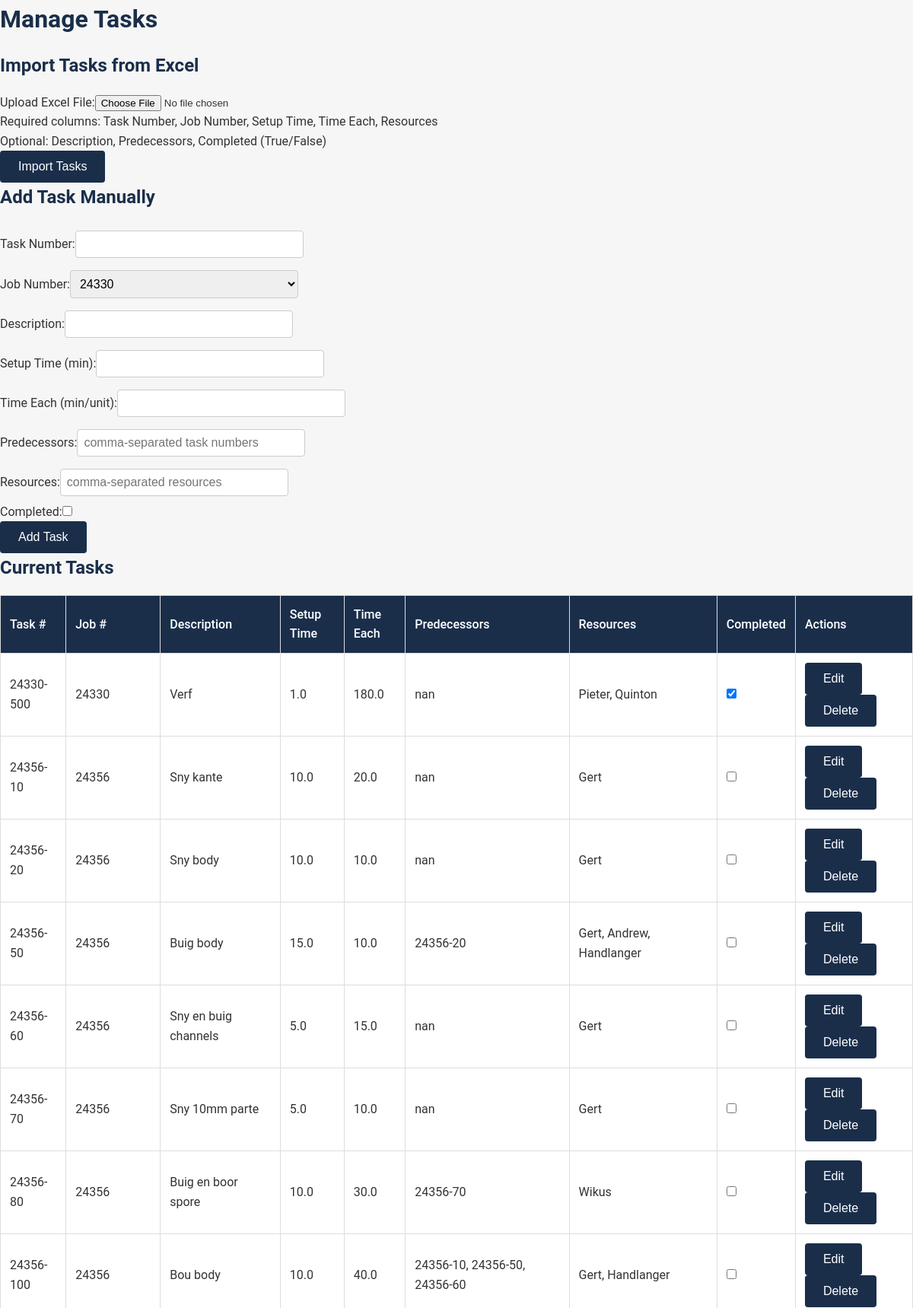
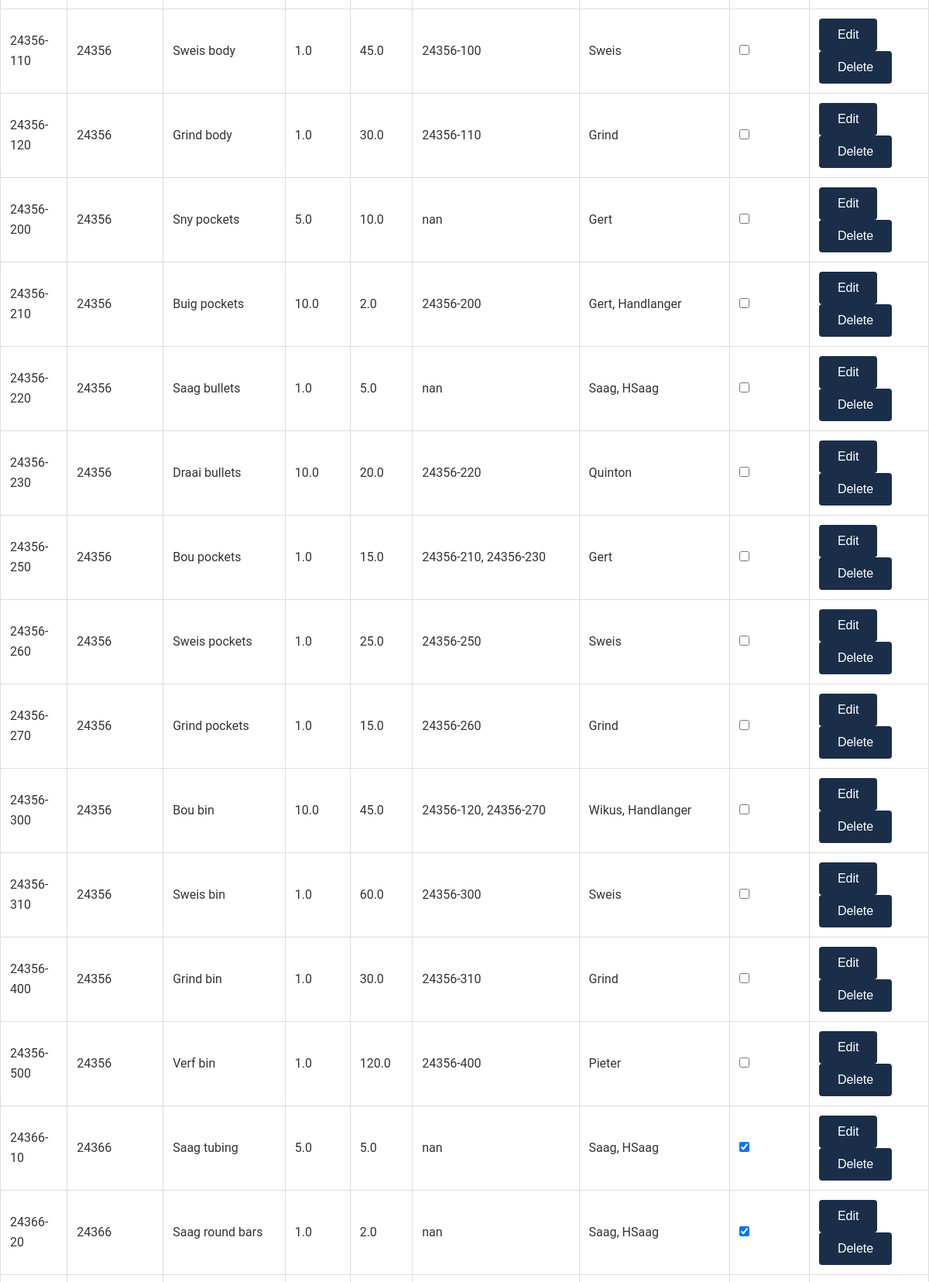
Page /add_task (upper part) on the committed database (2 pictures, top to bottom).
### app.py (models this page shows)
class Task(db.Model):
    id = db.Column(db.Integer, primary_key=True)
    task_number = db.Column(db.String(50), unique=True, nullable=False)
    job_number = db.Column(db.String(50), db.ForeignKey('job.job_number'), nullable=False)
    description = db.Column(db.String(255))
    setup_time = db.Column(db.Float, nullable=False)
    time_each = db.Column(db.Float, nullable=False)
    predecessors = db.Column(db.String(255))
    resources = db.Column(db.String(255), nullable=False)
    completed = db.Column(db.Boolean, default=False, nullable=False)

### app.py (the view, shortened to what this page needs)
@app.route('/add_task', methods=['GET', 'POST'])
def add_task():
    return render_template('add_task.html', tasks=Task.query.all(), jobs=Job.query.all())

### templates/add_task.html (shortened to what this page needs)
<!DOCTYPE html>
<html>
<head>
    <link rel="stylesheet" href="{{ url_for('static', filename='styles.css') }}">
</head>
<body>
    <h1>Manage Tasks</h1>
    <h2>Import Tasks from Excel</h2>
    <form method="POST" enctype="multipart/form-data">
        <label>Upload Excel File:</label><input type="file" name="excel_file" accept=".xls,.xlsx"><br>
        <p>Required columns: Task Number, Job Number, Setup Time, Time Each, Resources<br>
           Optional: Description, Predecessors, Completed (True/False)</p>
        <button type="submit">Import Tasks</button>
    </form>
    <h2>Add Task Manually</h2>
    <form method="POST">
        <label>Task Number:</label><input type="text" name="task_number" required><br>
        <label>Job Number:</label><select name="job_number" required>
            {% for job in jobs %}
                <option value="{{ job.job_number }}">{{ job.job_number }}</option>
            {% endfor %}
        </select><br>
        <label>Description:</label><input type="text" name="description"><br>
        <label>Setup Time (min):</label><input type="number" name="setup_time" min="0" step="0.1" required><br>
        <label>Time Each (min/unit):</label><input type="number" name="time_each" min="0" step="0.1" required><br>
        <label>Predecessors:</label><input type="text" name="predecessors" placeholder="comma-separated task numbers"><br>
        <label>Resources:</label><input type="text" name="resources" placeholder="comma-separated resources" required><br>
        <label>Completed:</label><input type="checkbox" name="completed"><br>
        <button type="submit">Add Task</button>
    </form>
    <h2>Current Tasks</h2>
    <table>
        <tr><th>Task #</th><th>Job #</th><th>Description</th><th>Setup Time</th><th>Time Each</th><th>Predecessors</th><th>Resources</th><th>Completed</th><th>Actions</th></tr>
        {% for task in tasks %}
            <tr data-id="{{ task.task_number }}">
                <td>{{ task.task_number }}</td>
                <td>{{ task.job_number }}</td>
                <td>{{ task.description }}</td>
                <td>{{ task.setup_time }}</td>
                <td>{{ task.time_each }}</td>
                <td>{{ task.predecessors }}</td>
                <td>{{ task.resources }}</td>
                <td><input type="checkbox" name="completed" {% if task.completed %}checked{% endif %} onchange="toggleCompleted('{{ task.task_number }}', this.checked)"></td>
                <td>
                    <button onclick="editTask('{{ task.task_number }}')">Edit</button>
                    <button onclick="deleteTask('{{ task.task_number }}')">Delete</button>
                </td>
            </tr>
        {% endfor %}
    </table>
</body>
</html>

### static/styles.css (style rules this page uses)
* { margin: 0; padding: 0; box-sizing: border-box; }
body { font-family: 'Roboto', sans-serif; background-color: #F5F6F5; color: #333333; line-height: 1.6; }
h1, h2, h3 { color: #1A2E4A; margin-bottom: 1rem; }
button, input[type="submit"] { background-color: #1A2E4A; color: #FFFFFF; border: none; padding: 0.75rem 1.5rem; border-radius: 4px; cursor: pointer; font-size: 1rem; transition: background-color 0.3s ease; }
input[type="text"], input[type="number"], input[type="date"], select { padding: 0.5rem; margin: 0.5rem 0; border: 1px solid #CCCCCC; border-radius: 4px; font-size: 1rem; width: 100%; max-width: 300px; }
table { width: 100%; border-collapse: collapse; background-color: #FFFFFF; box-shadow: 0 2px 4px rgba(0, 0, 0, 0.1); margin: 1rem 0; }
th, td { border: 1px solid #DDDDDD; padding: 0.75rem; text-align: left; }
th { background-color: #1A2E4A; color: #FFFFFF; font-weight: 500; }
td { background-color: #FFFFFF; }

### rows in the picture
Task: task_number "24330-500", job_number "24330", description "Verf", setup_time "1.0", time_each "180.0", predecessors "nan", resources "Pieter, Quinton", completed "☑"
Task: task_number "24356-10", job_number "24356", description "Sny kante", setup_time "10.0", time_each "20.0", predecessors "nan", resources "Gert"
Task: task_number "24356-20", job_number "24356", description "Sny body", setup_time "10.0", time_each "10.0", predecessors "nan", resources "Gert"
Task: task_number "24356-50", job_number "24356", description "Buig body", setup_time "15.0", time_each "10.0", predecessors "24356-20", resources "Gert, Andrew, Handlanger"
Task: task_number "24356-60", job_number "24356", description "Sny en buig channels", setup_time "5.0", time_each "15.0", predecessors "nan", resources "Gert"
Task: task_number "24356-70", job_number "24356", description "Sny 10mm parte", setup_time "5.0", time_each "10.0", predecessors "nan", resources "Gert"
Task: task_number "24356-80", job_number "24356", description "Buig en boor spore", setup_time "10.0", time_each "30.0", predecessors "24356-70", resources "Wikus"
Task: task_number "24356-100", job_number "24356", description "Bou body", setup_time "10.0", time_each "40.0", predecessors "24356-10, 24356-50, 24356-60", resources "Gert, Handlanger"
Task: task_number "24356-110", job_number "24356", description "Sweis body", setup_time "1.0", time_each "45.0", predecessors "24356-100", resources "Sweis"
Task: task_number "24356-120", job_number "24356", description "Grind body", setup_time "1.0", time_each "30.0", predecessors "24356-110", resources "Grind"
Task: task_number "24356-200", job_number "24356", description "Sny pockets", setup_time "5.0", time_each "10.0", predecessors "nan", resources "Gert"
Task: task_number "24356-210", job_number "24356", description "Buig pockets", setup_time "10.0", time_each "2.0", predecessors "24356-200", resources "Gert, Handlanger"
Task: task_number "24356-220", job_number "24356", description "Saag bullets", setup_time "1.0", time_each "5.0", predecessors "nan", resources "Saag, HSaag"
Task: task_number "24356-230", job_number "24356", description "Draai bullets", setup_time "10.0", time_each "20.0", predecessors "24356-220", resources "Quinton"
Task: task_number "24356-250", job_number "24356", description "Bou pockets", setup_time "1.0", time_each "15.0", predecessors "24356-210, 24356-230", resources "Gert"
Task: task_number "24356-260", job_number "24356", description "Sweis pockets", setup_time "1.0", time_each "25.0", predecessors "24356-250", resources "Sweis"
Task: task_number "24356-270", job_number "24356", description "Grind pockets", setup_time "1.0", time_each "15.0", predecessors "24356-260", resources "Grind"
Task: task_number "24356-300", job_number "24356", description "Bou bin", setup_time "10.0", time_each "45.0", predecessors "24356-120, 24356-270", resources "Wikus, Handlanger"
Task: task_number "24356-310", job_number "24356", description "Sweis bin", setup_time "1.0", time_each "60.0", predecessors "24356-300", resources "Sweis"
Task: task_number "24356-400", job_number "24356", description "Grind bin", setup_time "1.0", time_each "30.0", predecessors "24356-310", resources "Grind"
Task: task_number "24356-500", job_number "24356", description "Verf bin", setup_time "1.0", time_each "120.0", predecessors "24356-400", resources "Pieter"
Task: task_number "24366-10", job_number "24366", description "Saag tubing", setup_time "5.0", time_each "5.0", predecessors "nan", resources "Saag, HSaag", completed "☑"
Task: task_number "24366-20", job_number "24366", description "Saag round bars", setup_time "1.0", time_each "2.0", predecessors "nan", resources "Saag, HSaag", completed "☑"

### other values in the picture
form field job_number "24330"
